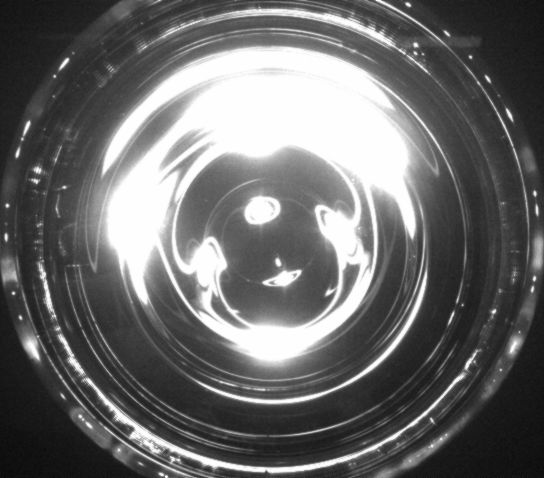
#> input picture raw_samples/30Hz_sample.JPG, 544 x 478 px
$ python container_detector.py raw_samples/30Hz_sample.JPG
#> lines starting #> are read from the running program, lines starting #| are printed output that depends on the picture
"""
容器区域检测脚本 — 用于 Faraday 波实验图像分析
======================================================
功能：从俯拍液面图像中自动识别圆形容器边界，输出圆心坐标和半径。
适用：圆柱玻璃容器 + 液态金属 + NaOH 溶液，俯拍视角。
原理：
  1. 用低亮度阈值 (>3/255) 找出所有"非纯黑背景"像素
  2. 计算这些像素的空间质心 → 容器圆心
  3. 沿径向扫描亮度梯度，找到容器内→背景的亮度断崖 → 容器半径
  4. 生成标注图供人工目视确认

使用方法：
  python container_detector.py <图片路径或文件夹路径>

  如果是文件夹，会自动选曝光最好的一张图来分析。

输出：
  - container_detected.png : 标注了检测结果的图片（用于人工验证）
  - 控制台输出：建议的 cx, cy, r 参数
"""

import sys, os, math
from PIL import Image, ImageDraw
import numpy as np


def find_container_center(img_array, brightness_threshold=3):
    """
    通过亮像素质心定位容器圆心。
    背景几乎是纯黑 (0-2)，液面区域略亮 (>3)。
    """
    h, w = img_array.shape
    ys, xs = np.where(img_array > brightness_threshold)

    if len(xs) < 100:
        raise ValueError(f"亮像素太少 ({len(xs)})，图像可能全黑，请检查曝光")

    cx = np.mean(xs)
    cy = np.mean(ys)
    return cx, cy


def find_container_radius(img_array, cx, cy):
    """
    沿径向从圆心向外扫描，找到亮度急剧下降的位置 = 容器边界。
    返回建议半径。
    """
    h, w = img_array.shape
    max_r = min(cx, cy, w-cx, h-cy) - 5

    # 径向平均亮度曲线
    radial_mean = []
    for r in range(20, int(max_r), 2):
        ring_vals = []
        for angle in range(0, 360, 5):
            rad = math.radians(angle)
            x = int(cx + r * math.cos(rad))
            y = int(cy + r * math.sin(rad))
            if 0 <= x < w and 0 <= y < h:
                ring_vals.append(img_array[y, x])
        if ring_vals:
            radial_mean.append((r, np.mean(ring_vals)))

    if not radial_mean:
        raise ValueError("无法计算径向亮度曲线")

    radii = np.array([x[0] for x in radial_mean])
    means = np.array([x[1] for x in radial_mean])

    # 找亮度断崖：mean 从 >10 降到 <5 的位置
    # 计算梯度
    gradient = -np.gradient(means)  # 亮度下降 = 正梯度

    # 在合理范围内找最大梯度（r > 100px 避免中心热点干扰）
    search_start = np.searchsorted(radii, 100)
    if search_start < len(gradient):
        peak_idx = search_start + np.argmax(gradient[search_start:])
        edge_r = radii[peak_idx]
    else:
        edge_r = radii[-1]

    # 容器内亮度通常在 10-200，外圈 < 5
    # 找到最后一个 mean > 背景阈值 的位置
    bg_threshold = 5
    for i in range(len(radii)-1, -1, -1):
        if means[i] > bg_threshold:
            inner_edge = radii[i]
            break
    else:
        inner_edge = edge_r

    # 取梯度法和阈值法的较大者，再加一点余量（容器外壁）
    suggested_r = int(max(edge_r, inner_edge)) + 3

    return suggested_r, radii, means


# [42 lines left out: function validate_on_best_exposed, not called in this run]


def annotate_and_save(img_path, cx, cy, r, output_path):
    """在图像上标注检测结果并保存"""
    img = Image.open(img_path).convert('RGB')
    draw = ImageDraw.Draw(img)

    # 容器圆
    draw.ellipse([cx-r, cy-r, cx+r, cy+r], outline=(0, 255, 0), width=3)
    # 圆心十字
    draw.line([(cx-30, cy), (cx+30, cy)], fill=(255, 255, 0), width=2)
    draw.line([(cx, cy-30), (cx, cy+30)], fill=(255, 255, 0), width=2)
    # 中心热点排除区
    r_hot = 20
    draw.ellipse([cx-r_hot, cy-r_hot, cx+r_hot, cy+r_hot], outline=(255, 0, 0), width=2)
    # 参考圆（±5px 微调）
    for dr in [-5, 5]:
        draw.ellipse([cx-(r+dr), cy-(r+dr), cx+(r+dr), cy+(r+dr)], outline=(100, 100, 100), width=1)

    # 标注信息
    draw.rectangle([4, 4, 320, 60], fill=(0, 0, 0))
    draw.text((8, 8),  f'DETECTED: cx={cx:.1f}  cy={cy:.1f}  r={r}', fill=(0, 255, 0))
    draw.text((8, 24), f'GREEN = container boundary (r={r})', fill=(0, 255, 0))
    draw.text((8, 40), f'GRAY  = +/-5px fine-tune reference (r={r-5}, {r+5})', fill=(150, 150, 150))
    draw.text((8, 56), f'RED   = center hotspot exclusion (r=20)', fill=(255, 0, 0))

    img.save(output_path)
    print(f"标注图已保存: {output_path}")


def main():
    if len(sys.argv) < 2:
        print(__doc__)
        sys.exit(1)

    target = sys.argv[1]

    # 判断是文件还是文件夹
    if os.path.isfile(target):
        img_path = target
    elif os.path.isdir(target):
        print(f"正在从文件夹中选择曝光最好的图片...")
        img_path = validate_on_best_exposed(target)
        print(f"  选中: {os.path.basename(img_path)}")
    else:
        print(f"路径不存在: {target}")
        sys.exit(1)

    print(f"分析图片: {img_path}")

    # 读取图像
    img = Image.open(img_path).convert('L')
    arr = np.array(img, dtype=np.float64)
    h, w = arr.shape
#> h = 478; w = 544
    print(f"图像尺寸: {w}x{h}")
#| 图像尺寸: 544x478

    # === 步骤 1: 检测圆心 ===
    cx, cy = find_container_center(arr)
#> in find_container_center, `cx = np.mean(xs)`: cx = 271.5
#> in find_container_center, `cy = np.mean(ys)`: cy = 238.5
#> cx = 271.5; cy = 238.5
    print(f"\n[步骤1] 亮像素质心 (建议圆心): cx={cx:.1f}, cy={cy:.1f}")
#| [步骤1] 亮像素质心 (建议圆心): cx=271.5, cy=238.5

    # === 步骤 2: 检测半径 ===
    r, radii, means = find_container_radius(arr, cx, cy)
#> in find_container_radius, `max_r = min(cx, cy, w-cx, h-cy) - 5`: max_r = 233.5
#> after the loop in find_container_radius, `for r in range(20, int(max_r), 2):`: radial_mean = 107 pairs, first value 20 to 232, second value 59.42 to 239.7
#> in find_container_radius, `radii = np.array([x[0] for x in radial_mean])`: radii = 107 values from 20 to 232
#> in find_container_radius, `means = np.array([x[1] for x in radial_mean])`: means = 107 values, max 239.7 at index 43, min 59.42 at index 99, mean 140.5
#> in find_container_radius, `gradient = -np.gradient(means)`: gradient = 107 values, max 21.98 at index 73, min -27.21 at index 104, mean -0.361
#> in find_container_radius, `search_start = np.searchsorted(radii, 100)`: search_start = 40
#> in find_container_radius, `peak_idx = search_start + np.argmax(gradient[search_start:])`: peak_idx = 73
#> in find_container_radius, `edge_r = radii[peak_idx]`: edge_r = 166
#> the loop in find_container_radius, `for i in range(len(radii)-1, -1, -1):` made 1 pass
#> (i, inner_edge) on pass 1: (106, 232)
#> in find_container_radius, `suggested_r = int(max(edge_r, inner_edge)) + 3`: suggested_r = 235
#> r = 235; radii = 107 values from 20 to 232
    print(f"[步骤2] 亮度断崖检测 (建议半径): r={r} px")
#| [步骤2] 亮度断崖检测 (建议半径): r=235 px

    # === 步骤 3: 输出建议参数 ===
    print(f"\n{'='*50}")
    print(f"  建议参数: cx={cx:.0f}  cy={cy:.0f}  r={r}")
#|   建议参数: cx=272  cy=238  r=235
    print(f"  (用于后续波长提取脚本)")
    print(f"{'='*50}")

    # === 步骤 4: 生成标注图 ===
    output_dir = os.path.dirname(img_path) if os.path.dirname(img_path) else '.'
    output_path = os.path.join(output_dir, "container_detected.png")
    annotate_and_save(img_path, cx, cy, r, output_path)
#> in annotate_and_save, img is the input picture: PIL image 544x478 RGB; min 10, max 255, mean 105.3
#> in annotate_and_save, `img.save(output_path)`:
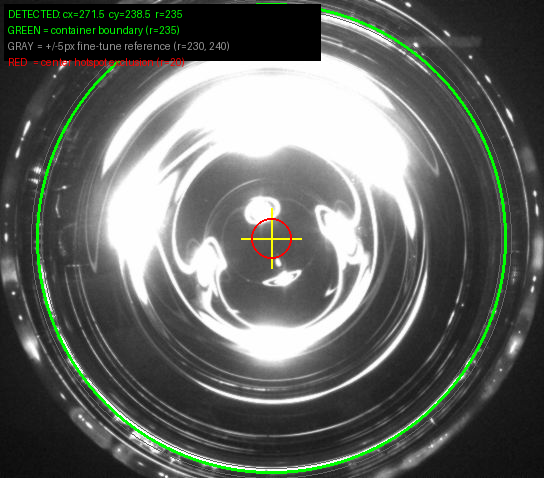
#> saved as container_detected.png: PIL image 544x478 RGB; mean R, G, B 98.1, 101.8, 97.3

    print(f"\n请打开 container_detected.png 验证：")
    print(f"  - 绿圈是否贴合容器边缘？")
    print(f"  - 灰圈 (±5px) 哪个更准？")
    print(f"  - 圆心十字是否在液面中心白点上？")
    print(f"  如需微调，直接在脚本中修改 cx, cy, r 即可。")


if __name__ == '__main__':
    main()

$ run again, on raw_samples/50Hz_sample.JPG
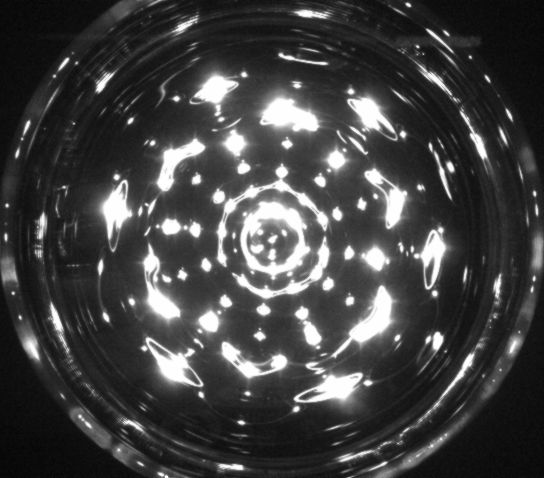
#> input picture raw_samples/50Hz_sample.JPG, 544 x 478 px
#| 图像尺寸: 544x478
#> in find_container_center, `cx = np.mean(xs)`: cx = 271.5
#> in find_container_center, `cy = np.mean(ys)`: cy = 238.5
#> in main, `cx, cy = find_container_center(arr)`: cx = 271.5; cy = 238.5
#| [步骤1] 亮像素质心 (建议圆心): cx=271.5, cy=238.5
#> max_r = 233.5
#> after the loop in find_container_radius, `for r in range(20, int(max_r), 2):`: radial_mean = 107 pairs, first value 20 to 232, second value 27.15 to 249.8
#> in find_container_radius, `radii = np.array([x[0] for x in radial_mean])`: radii = 107 values from 20 to 232
#> in find_container_radius, `means = np.array([x[1] for x in radial_mean])`: means = 107 values, max 249.8 at index 5, min 27.15 at index 95, mean 99.9
#> gradient = 107 values, max 38.88 at index 18, min -41.42 at index 15, mean 0.81
#> search_start = 40
#> peak_idx = 75
#> edge_r = 170
#> the loop in find_container_radius, `for i in range(len(radii)-1, -1, -1):` made 1 pass
#> (i, inner_edge) on pass 1: (106, 232)
#> suggested_r = 235
#> in main, `r, radii, means = find_container_radius(arr, cx, cy)`: radii = 107 values from 20 to 232
#| [步骤2] 亮度断崖检测 (建议半径): r=235 px
#|   建议参数: cx=272  cy=238  r=235
#> in annotate_and_save, img is the input picture: PIL image 544x478 RGB; min 5, max 255, mean 65.5
#> in annotate_and_save, `img.save(output_path)`:
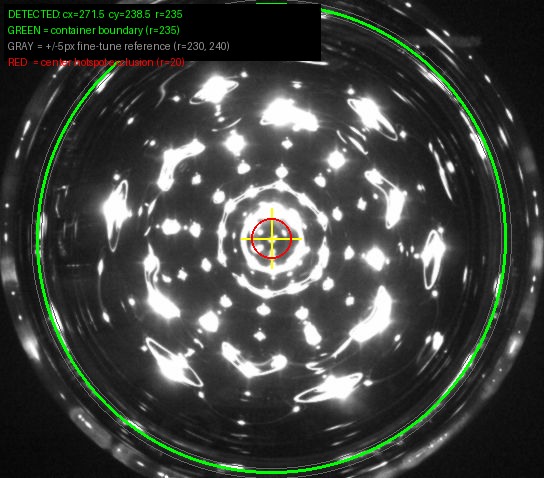
#> saved as container_detected.png: PIL image 544x478 RGB; mean R, G, B 63.2, 66.9, 62.4

$ run again, on raw_samples/60Hz_sample.JPG
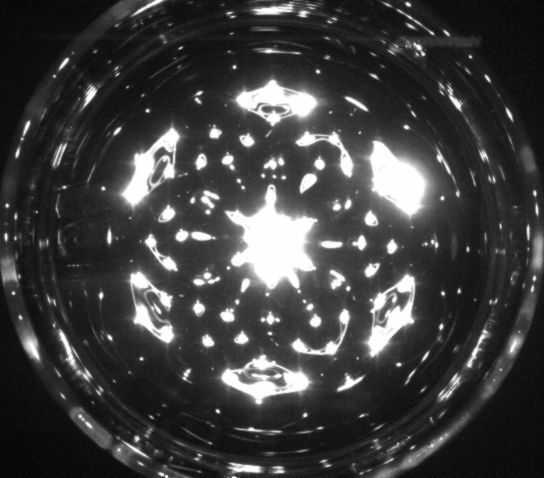
#> input picture raw_samples/60Hz_sample.JPG, 544 x 478 px
#| 图像尺寸: 544x478
#> in find_container_center, `cx = np.mean(xs)`: cx = 271.5
#> in find_container_center, `cy = np.mean(ys)`: cy = 238.5
#> in main, `cx, cy = find_container_center(arr)`: cx = 271.5; cy = 238.5
#| [步骤1] 亮像素质心 (建议圆心): cx=271.5, cy=238.5
#> max_r = 233.5
#> after the loop in find_container_radius, `for r in range(20, int(max_r), 2):`: radial_mean = 107 pairs, first value 20 to 232, second value 24.85 to 254.1
#> in find_container_radius, `radii = np.array([x[0] for x in radial_mean])`: radii = 107 values from 20 to 232
#> in find_container_radius, `means = np.array([x[1] for x in radial_mean])`: means = 107 values, max 254.1 at index 1, min 24.85 at index 93, mean 97.03
#> gradient = 107 values, max 14.97 at index 13, min -14.16 at index 58, mean 1.72
#> search_start = 40
#> peak_idx = 68
#> edge_r = 156
#> the loop in find_container_radius, `for i in range(len(radii)-1, -1, -1):` made 1 pass
#> (i, inner_edge) on pass 1: (106, 232)
#> suggested_r = 235
#> in main, `r, radii, means = find_container_radius(arr, cx, cy)`: radii = 107 values from 20 to 232
#| [步骤2] 亮度断崖检测 (建议半径): r=235 px
#|   建议参数: cx=272  cy=238  r=235
#> in annotate_and_save, img is the input picture: PIL image 544x478 RGB; min 4, max 255, mean 62.9
#> in annotate_and_save, `img.save(output_path)`:
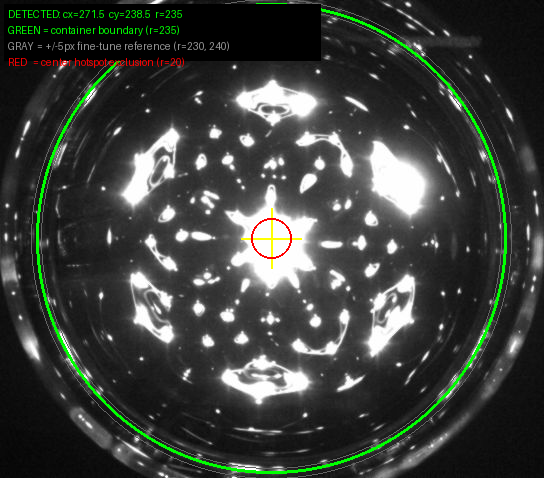
#> saved as container_detected.png: PIL image 544x478 RGB; mean R, G, B 60.7, 64.4, 59.9

$ run again, on raw_samples/70Hz_sample.JPG
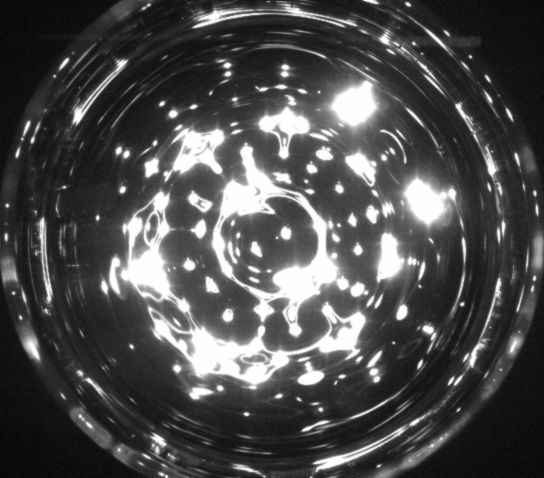
#> input picture raw_samples/70Hz_sample.JPG, 544 x 478 px
#| 图像尺寸: 544x478
#> in find_container_center, `cx = np.mean(xs)`: cx = 271.5
#> in find_container_center, `cy = np.mean(ys)`: cy = 238.5
#> in main, `cx, cy = find_container_center(arr)`: cx = 271.5; cy = 238.5
#| [步骤1] 亮像素质心 (建议圆心): cx=271.5, cy=238.5
#> max_r = 233.5
#> after the loop in find_container_radius, `for r in range(20, int(max_r), 2):`: radial_mean = 107 pairs, first value 20 to 232, second value 33.99 to 216
#> in find_container_radius, `radii = np.array([x[0] for x in radial_mean])`: radii = 107 values from 20 to 232
#> in find_container_radius, `means = np.array([x[1] for x in radial_mean])`: means = 107 values, max 216 at index 16, min 33.99 at index 91, mean 112.2
#> gradient = 107 values, max 17.76 at index 19, min -20.32 at index 45, mean 0.259
#> search_start = 40
#> peak_idx = 53
#> edge_r = 126
#> the loop in find_container_radius, `for i in range(len(radii)-1, -1, -1):` made 1 pass
#> (i, inner_edge) on pass 1: (106, 232)
#> suggested_r = 235
#> in main, `r, radii, means = find_container_radius(arr, cx, cy)`: radii = 107 values from 20 to 232
#| [步骤2] 亮度断崖检测 (建议半径): r=235 px
#|   建议参数: cx=272  cy=238  r=235
#> in annotate_and_save, img is the input picture: PIL image 544x478 RGB; min 4, max 255, mean 76.2
#> in annotate_and_save, `img.save(output_path)`:
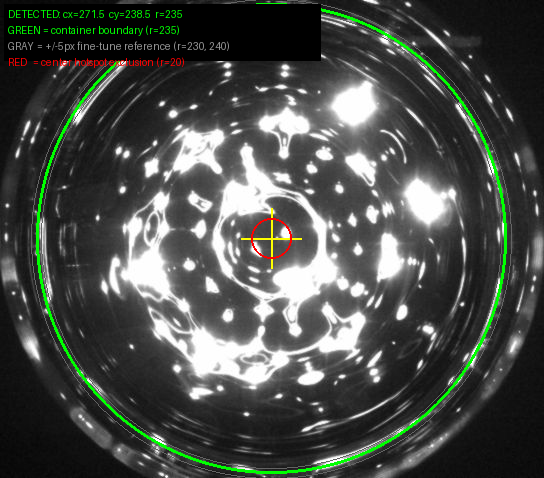
#> saved as container_detected.png: PIL image 544x478 RGB; mean R, G, B 73.1, 76.8, 72.3
